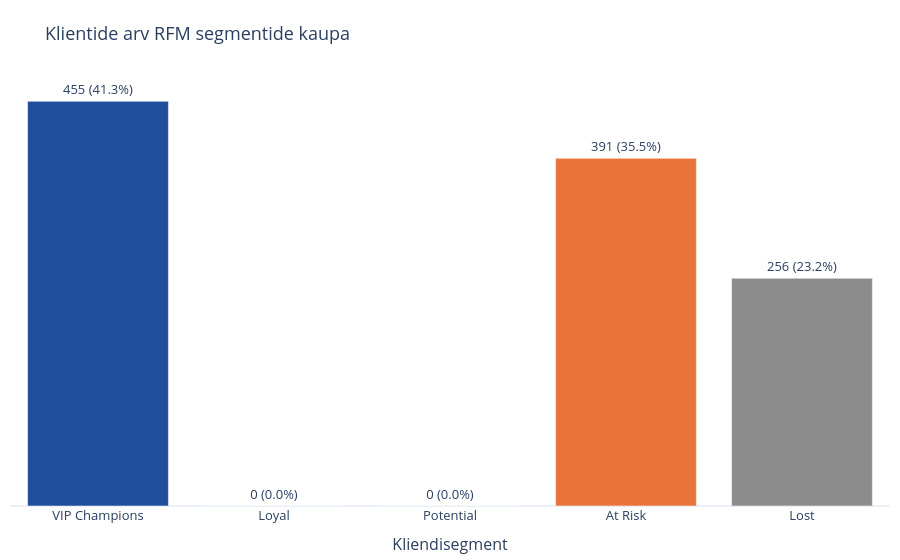

Notebook cell for this chart:
### Code cell
# Diagramm 1 – Klientide jaotus segmentide kaupa
segment_counts = (
    rfm['Segment'].value_counts()
    .reindex(SEGMENT_ORDER)
    .fillna(0).astype(int)
    .rename_axis('Segment').reset_index(name='Kliente')
)
segment_counts['Osakaal'] = (segment_counts['Kliente'] / segment_counts['Kliente'].sum() * 100).round(1)

fig1 = px.bar(
    segment_counts, x='Segment', y='Kliente',
    color='Segment', color_discrete_map=SEGMENT_COLORS,
    text=segment_counts.apply(lambda r: f"{r['Kliente']} ({r['Osakaal']}%)", axis=1),
    title='Klientide arv RFM segmentide kaupa',
    labels={'Segment': 'Kliendisegment', 'Kliente': 'Klientide arv'},
)
fig1.update_traces(textposition='outside', cliponaxis=False)
fig1.update_layout(showlegend=False)
fig1.update_yaxes(showgrid=False, showticklabels=False, title=None)
clean_layout(fig1).show()

### Figure 1 — Plotly figure (JSON) as saved in the notebook; plotly's stock layout.template omitted (floating-point values rounded to 4 significant figures)
{"data": [{"cliponaxis": false, "hovertemplate": "Kliendisegment=%{x}<br>Klientide arv=%{y}<br>text=%{text}<extra></extra>", "legendgroup": "VIP Champions", "marker": {"color": "#1f4e9c", "pattern": {"shape": ""}}, "name": "VIP Champions", "orientation": "v", "showlegend": true, "text": ["455 (41.3%)"], "textposition": "outside", "type": "bar", "x": ["VIP Champions"], "xaxis": "x", "y": [455], "yaxis": "y"}, {"cliponaxis": false, "hovertemplate": "Kliendisegment=%{x}<br>Klientide arv=%{y}<br>text=%{text}<extra></extra>", "legendgroup": "Loyal", "marker": {"color": "#8fa8cf", "pattern": {"shape": ""}}, "name": "Loyal", "orientation": "v", "showlegend": true, "text": ["0 (0.0%)"], "textposition": "outside", "type": "bar", "x": ["Loyal"], "xaxis": "x", "y": [0], "yaxis": "y"}, {"cliponaxis": false, "hovertemplate": "Kliendisegment=%{x}<br>Klientide arv=%{y}<br>text=%{text}<extra></extra>", "legendgroup": "Potential", "marker": {"color": "#c4c4c4", "pattern": {"shape": ""}}, "name": "Potential", "orientation": "v", "showlegend": true, "text": ["0 (0.0%)"], "textposition": "outside", "type": "bar", "x": ["Potential"], "xaxis": "x", "y": [0], "yaxis": "y"}, {"cliponaxis": false, "hovertemplate": "Kliendisegment=%{x}<br>Klientide arv=%{y}<br>text=%{text}<extra></extra>", "legendgroup": "At Risk", "marker": {"color": "#e8743b", "pattern": {"shape": ""}}, "name": "At Risk", "orientation": "v", "showlegend": true, "text": ["391 (35.5%)"], "textposition": "outside", "type": "bar", "x": ["At Risk"], "xaxis": "x", "y": [391], "yaxis": "y"}, {"cliponaxis": false, "hovertemplate": "Kliendisegment=%{x}<br>Klientide arv=%{y}<br>text=%{text}<extra></extra>", "legendgroup": "Lost", "marker": {"color": "#8c8c8c", "pattern": {"shape": ""}}, "name": "Lost", "orientation": "v", "showlegend": true, "text": ["256 (23.2%)"], "textposition": "outside", "type": "bar", "x": ["Lost"], "xaxis": "x", "y": [256], "yaxis": "y"}], "layout": {"barmode": "relative", "font": {"size": 13}, "legend": {"title": {"text": "Kliendisegment"}, "tracegroupgap": 0}, "margin": {"b": 10, "l": 10, "r": 10, "t": 80}, "showlegend": false, "title": {"font": {"size": 18}, "text": "Klientide arv RFM segmentide kaupa"}, "xaxis": {"anchor": "y", "categoryarray": ["VIP Champions", "Loyal", "Potential", "At Risk", "Lost"], "categoryorder": "array", "domain": [0, 1], "showgrid": false, "title": {"text": "Kliendisegment"}}, "yaxis": {"anchor": "x", "domain": [0, 1], "showgrid": false, "showticklabels": false, "title": {}}}}
